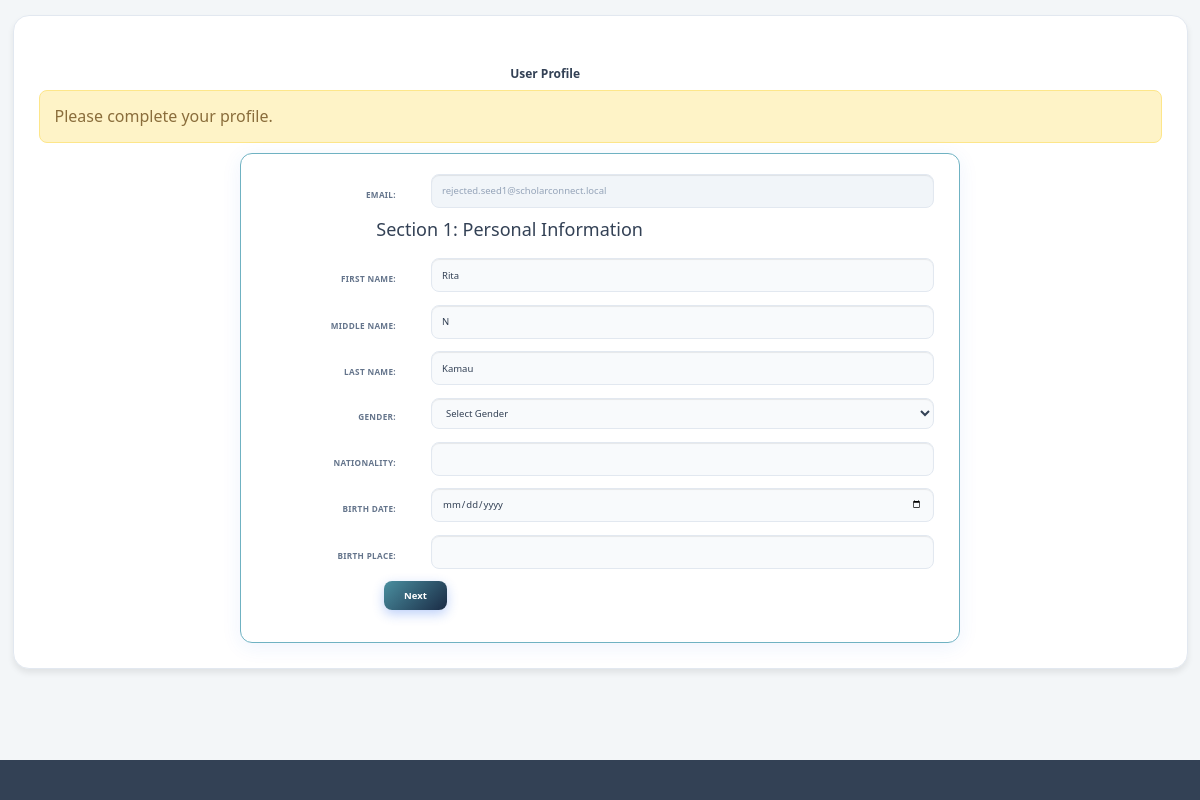
Screenshot of /student/tempUserProfile.php?force_edit=1&onboarding=1 (signed in) with the database file from the repository.
### tables this page shows
CREATE TABLE `student` (
  `studentID` int(11) NOT NULL AUTO_INCREMENT,
  `upMail` varchar(255) NOT NULL,
  `password` text NOT NULL,
  `firstName` varchar(255) DEFAULT '',
  `middleName` varchar(255) DEFAULT '',
  `lastName` varchar(255) DEFAULT '',
  `nationality` varchar(255) DEFAULT NULL,
  `gender` varchar(255) DEFAULT NULL,
  `birthDate` date DEFAULT NULL,
  `birthPlace` varchar(255) DEFAULT NULL,
  `presStreetAddr` varchar(255) DEFAULT NULL,
  `presProvCity` varchar(255) DEFAULT NULL,
  `presRegion` varchar(255) DEFAULT NULL,
  `permStreetAddr` varchar(255) DEFAULT NULL,
  `permProvCity` varchar(255) DEFAULT NULL,
  `permRegion` varchar(255) DEFAULT NULL,
  `contactNo` varchar(20) DEFAULT NULL,
  `phone` varchar(20) DEFAULT NULL,
  `dept` varchar(255) DEFAULT '',
  `college` varchar(255) DEFAULT '',
  `status` varchar(20) NOT NULL DEFAULT 'active',
  `current_level` varchar(255) DEFAULT NULL COMMENT 'Maps to scholarship degree requirements',
  `financial_need` enum('Low','Medium','High','Critical') DEFAULT NULL COMMENT 'Standardized urgency scale',
  `career_interests` varchar(1024) DEFAULT NULL COMMENT 'Comma-separated keywords for matching',
  PRIMARY KEY (`studentID`)
);

### student/tempUserProfile.php (the view, shortened to what this page needs)
<?php
  $conn = getDbConnection();
  $upMail=$firstName=$lastName=$middleName=$nationality=$gender=$birthPlace=$presStreetAddr=$presProvCity=$presRegion=$permProvCity=$permStreetAddr=$permRegion=$contactNo=$phone=$dept=$college=$birthDate=$status= NULL;
  $current_level = $financial_need = $career_interests = NULL;
  $sql = "SELECT * FROM student WHERE studentID = '".$_SESSION['currentUserID']."'";
  $result = $conn->query($sql);
  while($row = $result->fetch_assoc()) {
    $upMail = $row["upMail"];
    $firstName = $row["firstName"];
    $lastName = $row["lastName"];
    $middleName = $row["middleName"];
    $nationality = $row["nationality"];
    $birthDate = $row["birthDate"];
    $birthPlace = $row["birthPlace"];
    $current_level = $row["current_level"] ?? '';
    $financial_need = $row["financial_need"] ?? '';
    $career_interests = $row["career_interests"] ?? '';
  }
  $isProfileComplete = !empty($current_level) && !empty($financial_need) && !empty($career_interests);
  $isOnboardingMode = (isset($_GET['onboarding']) && $_GET['onboarding'] == '1') || !$isProfileComplete;
?>
<!DOCTYPE HTML>
<html>
  <head>
      <link href="../css/bootstrap.min.css" rel="stylesheet">
      <link href="../css/user.css" rel="stylesheet">
      <link href="../css/pages/student.css" rel="stylesheet">
      <link href="../css/pages/student-dashboard.css" rel="stylesheet">
  </head>
  <body class="app-shell">
    <div class="app-page">
        <article id="main">
            <section class="content-card container">
                <div class="content">
                  <section>
                    <header><h1><b style="font-size: 1.2rem; margin: 10% 0% 0% 42%;">User Profile</b></h1></header>
                    <?php if($isOnboardingMode){ ?>
                      <div class="alert alert-warning" style="margin: 1rem 0; border-radius: 8px;">
                        Please complete your profile.
                      </div>
                    <?php } ?>
                    <div id="editDiv" style="display:none">
                        <form method="POST" action="../backend/userdata.php" class="form-horizontal" role="form" id="studentProfileForm">
                            <div class="form-group">
                              <label class="control-label col-sm-2">Email:</label>
                              <div class="col-sm-10">
                                <input type="email" class="form-control" value="<?php echo $upMail ?>" disabled>
                              </div>
                            </div>
                            <div class="profile-step" data-step="1">
                              <h4 style="margin-left: 17%; color: var(--brand-primary); margin-bottom: 18px;">Section 1: Personal Information</h4>
                              <div class="form-group">
                                <label class="control-label col-sm-2">First Name:</label>
                                <div class="col-sm-10">
                                  <input type="text" class="form-control" name="firstName" value="<?php echo $firstName?>" required>
                                </div>
                              </div>
                              <div class="form-group">
                                <label class="control-label col-sm-2">Middle Name:</label>
                                <div class="col-sm-10">
                                  <input type="text" class="form-control" name="middleName" value="<?php echo $middleName?>">
                                </div>
                              </div>
                              <div class="form-group">
                                <label class="control-label col-sm-2">Last Name:</label>
                                <div class="col-sm-10">
                                  <input type="text" class="form-control" name="lastName" value="<?php echo $lastName;?>" required>
                                </div>
                              </div>
                              <div class="form-group">
                                <label class="control-label col-sm-2">Gender:</label>
                                <div class="col-sm-10">
                                  <select class="form-control" name="gender" style="height: auto;" required>
                                      <option value="">Select Gender</option>
                                  </select>
                                </div>
                              </div>
                              <div class="form-group">
                                <label class="control-label col-sm-2">Nationality:</label>
                                <div class="col-sm-10">
                                  <input type="text" class="form-control" name="nationality" value="<?php echo $nationality;?>" required>
                                </div>
                              </div>
                              <div class="form-group">
                                <label class="control-label col-sm-2">Birth Date:</label>
                                <div class="col-sm-10">
                                  <input type="date" class="form-control" name="birthDate" value="<?php echo ($birthDate && $birthDate !== '0000-00-00') ? $birthDate : ''; ?>" required>
                                </div>
                              </div>
                              <div class="form-group">
                                <label class="control-label col-sm-2">Birth Place:</label>
                                <div class="col-sm-10">
                                  <input type="text" class="form-control" name="birthPlace" value="<?php echo $birthPlace;?>">
                                </div>
                              </div>
                              <div class="form-group">
                                <div class="col-sm-offset-2 col-sm-10">
                                  <button type="button" class="btn btn-primary profile-next">Next</button>
                                </div>
                              </div>
                            </div>
                        </form>
                    </div>
                  </section>
                </div>
            </section>
        </article>
        <footer id="footer"><ul class="copyright"></ul></footer>
    </div>
  </body>
</html>

### css/user.css (style rules this page uses)
:root { --stu-bg-0: #f2fbf7; --stu-bg-1: #e1f6ec; --stu-ink: #17342b; --stu-ink-soft: #4f6e63; --stu-accent: #0d9488; --stu-accent-2: #22c55e; --stu-surface: #ffffff; --stu-border: #cfe8dd; }
#footer { color: #4f6e63; }

### css/pages/student-dashboard.css (style rules this page uses)
:root { --brand: #4a8fa0; --brand-dark: #1a2b45; --brand-light: #e0f2fe; --brand-muted: #6fb2c2; --success: #10b981; --success-bg: #d1fae5; --warning: #f59e0b; --warning-bg: #fef3c7; --danger: #ef4444; --danger-bg: #fee2e2; --info: #4a8fa0; --info-bg: #e0f2fe; --bg-page: #f3f6f8; --bg-card: #ffffff; --border: #e2e8f0; --border-focus: var(--brand); --text-main: #334155; --text-muted: #64748b; --text-inverse: #ffffff; --shadow-xs: 0 2px 4px rgba(0,0,0,0.05); --shadow-sm: 0 4px 6px rgba(0,0,0,0.08); --shadow-md: 0 10px 15px -3px rgba(0, 0, 0, 0.1); --shadow-brand: 0 8px 24px rgba(74, 143, 160, 0.18); --shadow-card-hover: 0 8px 28px rgba(74, 143, 160, 0.14); --radius-sm: 4px; --radius-md: 8px; --radius-lg: 12px; --radius-xl: 16px; --radius-full: 9999px; --ease: ease; --t-fast: 150ms; --t-base: 220ms; --t-slow: 400ms; --nav-h: 62px; }
*, *::before, *::after { box-sizing: border-box; margin: 0; padding: 0; }
html { scroll-behavior: smooth; }
body { font-family: system-ui, -apple-system, 'Segoe UI', Roboto, sans-serif; background: var(--bg-page); color: var(--text-main); font-size: 16px; line-height: 1.6; -webkit-font-smoothing: antialiased; overflow-x: hidden; }
body.app-shell { background: var(--bg-page); }
.app-page { display: flex; flex-direction: column; min-height: 100vh; }
.content-card.container, section.content-card.container { background: var(--bg-card); border-radius: var(--radius-xl); box-shadow: var(--shadow-sm); border: 1px solid var(--border); padding: 2.5rem; width: calc(100% - 2.5rem); max-width: none; margin: 1.5rem 1.25rem 2.5rem; animation: slideUpFade var(--t-slow) var(--ease) .15s both; }
input[type="submit"], .btn-primary, button.btn-primary, button[type="submit"] { display: inline-flex; align-items: center; justify-content: center; background: linear-gradient(135deg, var(--brand) 0%, var(--brand-dark) 100%); color: #fff; border: none; padding: .75rem 2rem; font-size: .95rem; font-weight: 700; border-radius: var(--radius-md); cursor: pointer; box-shadow: 0 4px 12px rgba(37,99,235,.3); transition: transform var(--t-base) var(--ease), box-shadow var(--t-base) var(--ease); position: relative; overflow: hidden; }
#display, #editDiv { max-width: 720px; margin: 0 auto; }
#editDiv { background: var(--bg-card); border: 1px solid var(--brand-muted); border-radius: var(--radius-lg); padding: 2rem; box-shadow: 0 4px 20px rgba(37,99,235,.08); animation: slideUpFade var(--t-slow) var(--ease) both; }
.form-group { margin-bottom: 1.25rem; display: flex; flex-wrap: wrap; align-items: center; gap: .5rem; }
.control-label { font-size: .82rem; font-weight: 700; color: var(--text-muted); text-transform: uppercase; letter-spacing: .04em; min-width: 160px; }
.form-control, input[type="text"], input[type="name"], input[type="email"], input[type="date"], select, textarea { width: 100%; padding: .72rem 1rem; border: 1.5px solid var(--border); border-radius: var(--radius-md); background: #f8fafc; color: var(--text-main); font-size: .95rem; transition: border-color var(--t-base) var(--ease), box-shadow var(--t-base) var(--ease), background var(--t-base) var(--ease); }
.form-control:disabled, input:disabled { background: #f1f5f9; color: #94a3b8; border-color: #e2e8f0; cursor: not-allowed; }
.col-sm-10 { flex: 1; min-width: 0; }
.content-card section h1 { font-size: 1.3rem; font-weight: 700; color: var(--text-main); margin-bottom: .75rem; padding-top: .5rem; }
.alert-warning { background: var(--warning-bg); border: 1px solid #fde68a; padding: 1.25rem 1.5rem; border-radius: var(--radius-lg); display: flex; flex-wrap: wrap; align-items: center; justify-content: space-between; gap: 1rem; margin-bottom: 1.25rem; }
#footer { background: var(--text-main); color: #94a3b8; padding: 1.5rem 2rem; text-align: center; font-size: .9rem; margin-top: auto; }
.stagger-item { opacity: 0; transform: translateY(14px); font-size: 75%; animation: slideUpFade .5s var(--ease) forwards; }

### rows the page displays
student: upMail "rejected.seed1@scholarconnect.local", firstName "Rita", middleName "N", lastName "Kamau"
